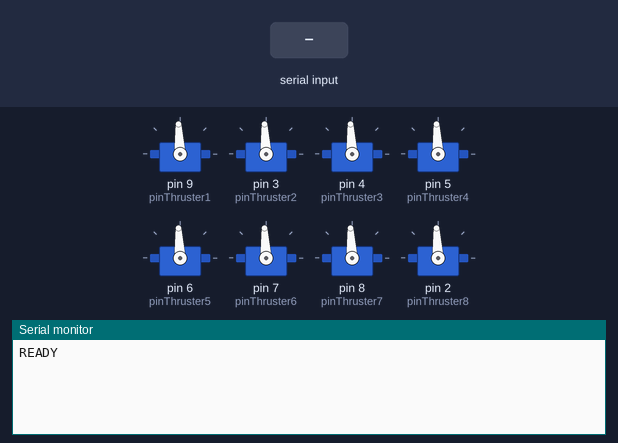
Bench run of a sketch on a simulated Arduino Uno, built with avr-gcc and run on an emulated ATmega328P. Parts: 8 × servo, the last lines printed to the serial monitor. The inputs (shaded band) are chosen by the test bench.

Above: at 1.2 s.
1.3 s: "90,45\n" received over Serial
At 2.5 s:
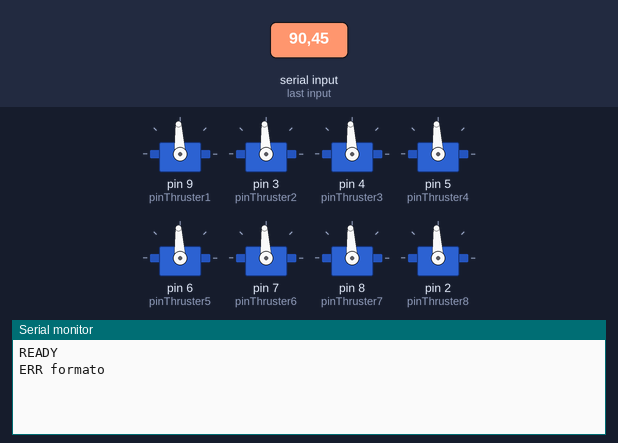
2.8 s: "90 45 200 10 150\n" received over Serial
At 4.0 s:
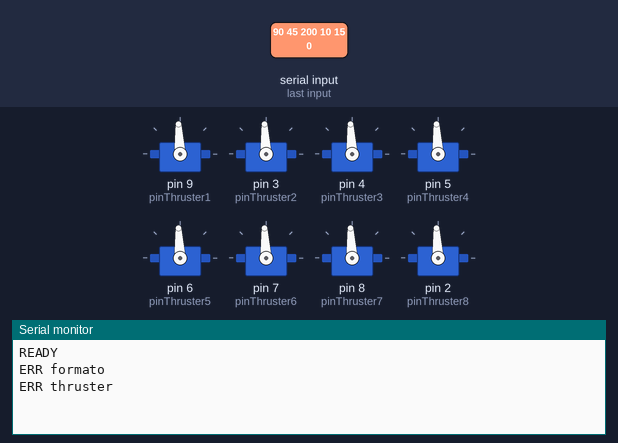

Measured:
- after the input at 1.3 s, the serial monitor: prints a new line at once (image 1)
- after the input at 2.8 s, the serial monitor: prints a new line at once (image 2)

The sketch:

experiment4.ino
```cpp
#include <Servo.h>

Servo thruster1;
Servo thruster2;
Servo thruster3;
Servo thruster4;
Servo thruster5;
Servo thruster6;
Servo thruster7;
Servo thruster8;

int pinThruster1 =9;
int pinThruster2 =3;
int pinThruster3 =4;
int pinThruster4 =5;
int pinThruster5 =6;
int pinThruster6 =7;
int pinThruster7 =8;
int pinThruster8 =2;

const int PWM_MIN = 1100;
const int PWM_MAX = 1900;
const int PWM_STOP = 1500;

struct ActiveRun {
  bool running = false;
  unsigned long endMillis = 0;
  int thrA = 0;
  int thrB = 0;
};

ActiveRun runState;

Servo* getThruster(int idx) {
  switch(idx) {
    case 1: return &thruster1;
    case 2: return &thruster2;
    case 3: return &thruster3;
    case 4: return &thruster4;
    case 5: return &thruster5;
    case 6: return &thruster6;
    case 7: return &thruster7;
    case 8: return &thruster8;
    default: return nullptr;
  }
}

void setStopAll() {
  for (int i=1;i<=8;i++) {
    Servo* s = getThruster(i);
    if (s) s->writeMicroseconds(PWM_STOP);
  }
}

bool setThruster(int idx, int pwm) {
  Servo* s = getThruster(idx);
  if (!s) return false;
  if (pwm < PWM_MIN || pwm > PWM_MAX) return false;
  s->writeMicroseconds(pwm);
  return true;
}

void setup() {
  thruster1.attach(pinThruster1);
  thruster2.attach(pinThruster2);
  thruster3.attach(pinThruster3);
  thruster4.attach(pinThruster4);
  thruster5.attach(pinThruster5);
  thruster6.attach(pinThruster6);
  thruster7.attach(pinThruster7);
  thruster8.attach(pinThruster8);

  Serial.begin(9600);
  setStopAll();
  Serial.println(F("READY"));
}

void processLine(char *line) {
  // Comando STOP
  if (strcasecmp(line, "STOP") == 0) {
    runState.running = false;
    setStopAll();
    Serial.println(F("STOPPED"));
    return;
  }
  if (runState.running) {
    Serial.println(F("BUSY"));
    return;
  }
  // Esperamos: t1 pwm1 t2 pwm2 dur
  int t1, p1, t2, p2, dur;
  int n = sscanf(line, "%d %d %d %d %d", &t1, &p1, &t2, &p2, &dur);
  if (n != 5) {
    Serial.println(F("ERR formato"));
    return;
  }
  if (t1 <1 || t1>8 || t2<1 || t2>8) {
    Serial.println(F("ERR thruster"));
    return;
  }
  if (p1 < PWM_MIN || p1 > PWM_MAX || p2 < PWM_MIN || p2 > PWM_MAX) {
    Serial.println(F("ERR pwm"));
    return;
  }
  if (dur <=0 || dur > 3600) {
    Serial.println(F("ERR tiempo"));
    return;
  }
  if (!setThruster(t1, p1) || !setThruster(t2, p2)) {
    Serial.println(F("ERR set"));
    return;
  }
  runState.running = true;
  runState.thrA = t1;
  runState.thrB = t2;
  runState.endMillis = millis() + (unsigned long)dur * 1000UL;
  Serial.println(F("OK"));
}

void loop() {
  static char buf[64];
  static uint8_t idx = 0;

  // Lectura no bloqueante
  while (Serial.available()) {
    char c = Serial.read();
    if (c == '\r') continue;
    if (c == '\n') {
      buf[idx] = 0;
      if (idx > 0) {
        processLine(buf);
      }
      idx = 0;
    } else if (idx < sizeof(buf)-1) {
      buf[idx++] = c;
    }
  }

  if (runState.running && millis() >= runState.endMillis) {
    // Terminar
    if (runState.thrA) setThruster(runState.thrA, PWM_STOP);
    if (runState.thrB) setThruster(runState.thrB, PWM_STOP);
    runState.running = false;
    Serial.println(F("DONE"));
  }
}
```
